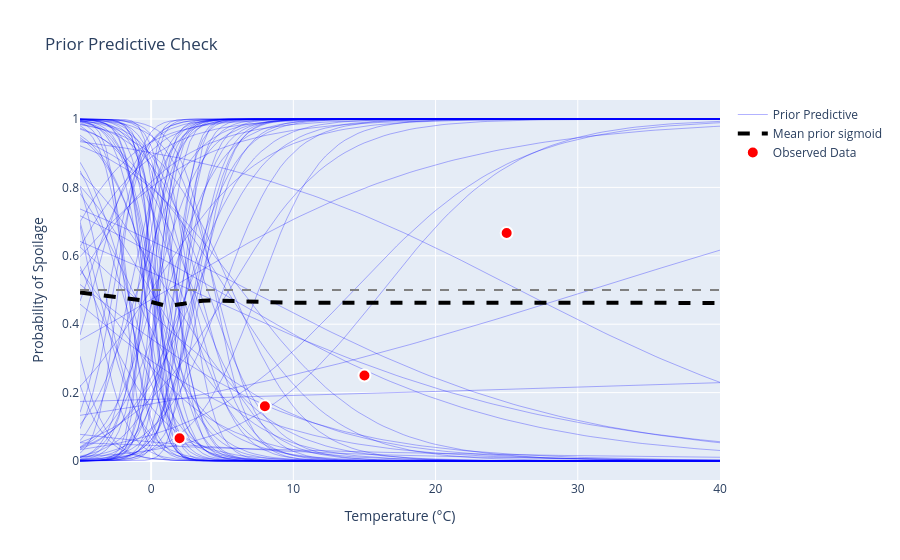

Source (notebook cell):
### Code cell
n_sims = 100
temp_range = np.linspace(-5, 40, 100) 

fig = go.Figure()

p_sim_list = []

for i in range(n_sims):
    a_sample = np.random.normal(0, 2)
    b_sample = np.random.normal(0, 1)
    
    p_sim = sigmoid(a_sample + b_sample * temp_range)
    p_sim_list.append(p_sim)
    
    fig.add_trace(go.Scatter(x=temp_range, y=p_sim,mode='lines',line=dict(color='blue', width=1),opacity=0.3,showlegend=(i == 0),name='Prior Predictive',
        hovertemplate = (
            f"α: {a_sample:.2f}<br>" +
            f"β: {b_sample:.2f}<br>" +
            "Temp: %{x:.1f}°C<br>" +
            "Prob: %{y:.2%}")))
    
# add median line
p_mean = np.mean(p_sim_list, axis=0)
fig.add_trace(go.Scatter(x=temp_range,y=p_mean,mode='lines',line=dict(color='black', width=4, dash='dash'),name='Mean prior sigmoid',showlegend=True,hovertemplate="Mean prob: %{y:.2%}<br>Temp: %{x:.1f}°C"))

fig.add_hline(y=0.5, line_dash="dash", line_color="gray")

# Layout
fig.update_layout(
    title="Prior Predictive Check",
    xaxis_title="Temperature (°C)",
    yaxis_title="Probability of Spoilage",
    showlegend=True,
)

fig.add_trace(go.Scatter(x=x, y=real_proportion,mode='markers',marker=dict(color='red', size=12, line=dict(width=2, color='white')),name='Observed Data',
    hovertemplate=  "Observed: %{y:.2%}<br>" + 
                    "Temp: %{x}°C<br>" + 
                    "y: %{y:.2%}"))

fig.show()
